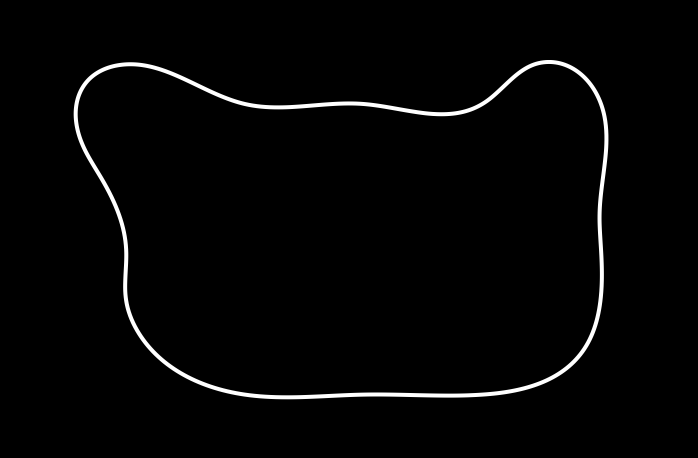
#> input picture world/circuit_image.png, 1396 x 916 px (shown at 1/2 size)
$ python -i vision_path.py   (imports and definitions only)
#> lines starting #> are read from the running program, lines starting #| are printed output that depends on the picture; after the words box and inside, x2 and y2 are one past the last pixel; in counts of white or black regions, pixels touching at a corner belong together
#> further down, picture is the input picture: shape (916, 1396, 3); min 0, max 255, mean 5
# -*- coding: utf-8 -*-
#
#            ___________________________________
#           /___   _______/  /_   _____________/
#              /  /    /_    _/  /
#        ___  /  /___   /  / /  /___    ____
#       /  / /  / __  \/  / /  / __  \/   _ /
#      /  /_/  /   ___/  /_/  /   ___/  /__
#      \______/ \____/\___/__/ \____/ \___/
#

"""

"""

import cv2
import numpy as np

class Vision:
    def __init__(self, image, scale_factor=0.4, threshold=30, min_area=500, debug=False):
        self.rgb_image = image
        self.scale_factor = scale_factor
        self.threshold = threshold
        self.min_area = min_area
        self.debug = debug

    def calculate_offset_and_threshold(self):
        h_orig, w_orig, _ = self.rgb_image.shape
#> h_orig = 916; w_orig = 1396
        center_x = int(w_orig * self.scale_factor / 2)
#> center_x = 279

        # 📦 Réduction de la taille pour accélérer
        scaled_image = cv2.resize(self.rgb_image, (int(w_orig * self.scale_factor), int(h_orig * self.scale_factor)))
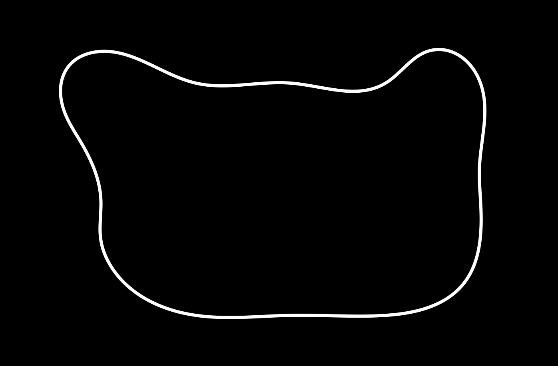
#> scaled_image: shape (366, 558, 3); min 0, max 255, mean 5
        h, w, _ = scaled_image.shape
#> h = 366; w = 558

        # Moitié basse (0.6 à 1.0)
        clipped = scaled_image[int(h * 0.6):, :]
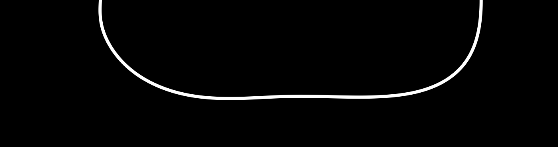
#> clipped: shape (147, 558, 3); min 0, max 255, mean 4.9
        clipped_h, clipped_w, _ = clipped.shape
#> clipped_h = 147; clipped_w = 558

        gray = cv2.cvtColor(clipped, cv2.COLOR_BGR2GRAY)
        blur = cv2.GaussianBlur(gray, (5, 5), 0)
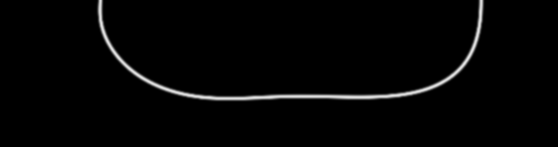
#> blur: shape (147, 558); min 0, max 228, mean 4.9
        edges = cv2.Canny(blur, 50, 150)
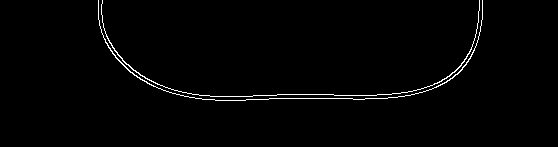
#> edges: shape (147, 558); 1.3% white in thin lines or dots, all inside (x1, y1, x2, y2) = (98, 0, 483, 101)

        # Morphologie pour remplir et fusionner
        kernel = np.ones((7,7), np.uint8)
        dilated = cv2.dilate(edges, kernel, iterations=2)
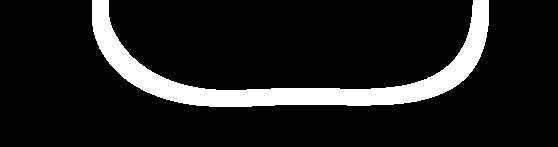
#> dilated: shape (147, 558); 11.3% white; 1 white region, box (x1, y1, x2, y2) and area: (92, 0, 489, 107) 9251
        closed = cv2.morphologyEx(dilated, cv2.MORPH_CLOSE, kernel, iterations=2)
#> closed: shape (147, 558); 11.3% white; 1 white region

        # Contours et points bas
        contours, _ = cv2.findContours(closed, cv2.RETR_EXTERNAL, cv2.CHAIN_APPROX_SIMPLE)
#> contours = 1 contour; box (x1, y1, x2, y2) and area: (92, 0, 489, 107) 8772
        ppo_input = np.zeros_like(closed)
        bottom_points = []

        for c in contours:
            if cv2.contourArea(c) > self.min_area:
                cv2.drawContours(ppo_input, [c], -1, 255, thickness=-1)
                c = c.squeeze()
                if c.ndim == 1:
                    c = np.expand_dims(c, axis=0)
                y_max = np.max(c[:,1])
                x_at_y_max = c[c[:,1] == y_max][:,0]
                mean_x = int(np.mean(x_at_y_max))
                bottom_points.append((mean_x, y_max))
                if self.debug:
                    print(f"➡️ Point bas: (x={mean_x}, y={y_max})")
#> this loop made 1 pass
#> (y_max, x_at_y_max, mean_x) on pass 1: (106, [209, 251], 230)
#> after the loop, bottom_points = [(230, 106)]; mean_x = 230; y_max = 106

        # Calcul du line_state
        line_state = len(bottom_points) if len(bottom_points) <= 2 else 2
#> line_state = 1

        # Calcul de l'offset
        if len(bottom_points) >= 2:
            avg_x = np.mean([p[0] for p in bottom_points])
            offset = (avg_x - center_x) / center_x
        elif len(bottom_points) == 1:
            avg_x = bottom_points[0][0]
#> avg_x = 230
            offset = (avg_x - center_x) / center_x
#> offset = -0.176
        else:
            offset = 0.0

        # Affichage debug si activé
        if self.debug:
            debug_display = cv2.cvtColor(ppo_input, cv2.COLOR_GRAY2BGR)
            for (x, y) in bottom_points:
                cv2.circle(debug_display, (int(x), int(y)), 5, (0,0,255), -1)
                cv2.putText(debug_display, f"({x},{y})", (int(x)+5, int(y)-5), cv2.FONT_HERSHEY_SIMPLEX, 0.4, (0,255,0), 1)
            cv2.imshow("Debug - Bottom Points", debug_display)
            cv2.waitKey(1)

        # Redimensionner pour PPO
        ppo_input_resized = cv2.resize(ppo_input, (84, 84), interpolation=cv2.INTER_AREA)
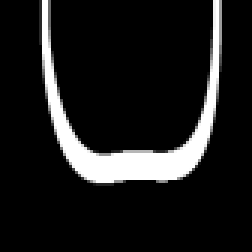
#> ppo_input_resized: shape (84, 84) (shown 3 times larger); min 0, max 255, mean 28.8

        return offset, ppo_input_resized, line_state

>>> import cv2
>>> picture = cv2.imread('../../world/circuit_image.png')
>>> result = Vision(picture).calculate_offset_and_threshold()
